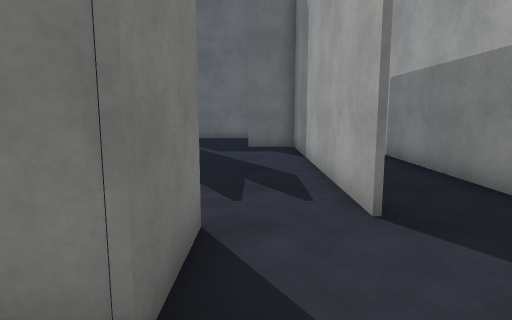
view 1 (above)

19 first-person views from a walk through a Unity game level. The camera is 1.3 m above the floor, tilts 8° down and sees 75° across. The floor is counted in squares, 1 m on a side. Each view is taken from the middle of a square. On the plan, view 1 faces up. The plan holds only what a view shows up to about 14 squares ahead; the rest is blank. The player is left out. Surface patterns are stand-ins for the level's own textures.

view 2
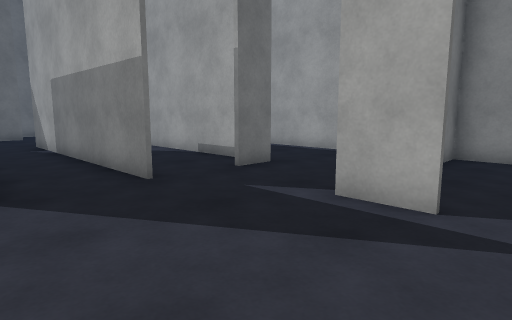

view 3
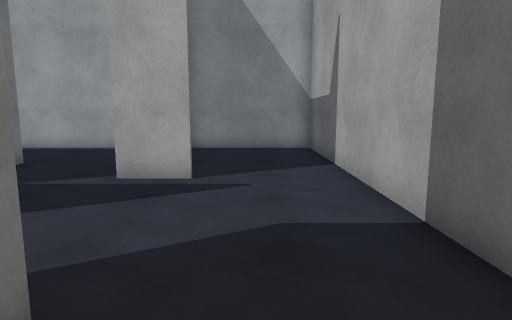

view 4
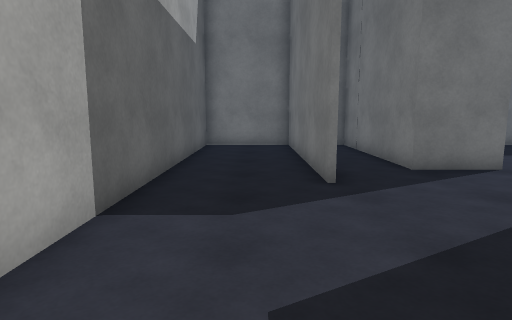

view 5
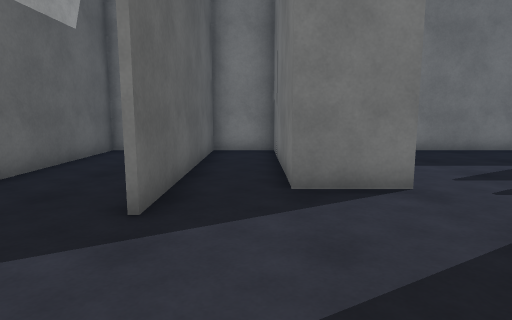

view 6
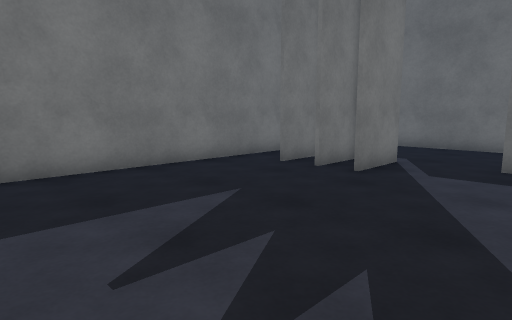

view 7
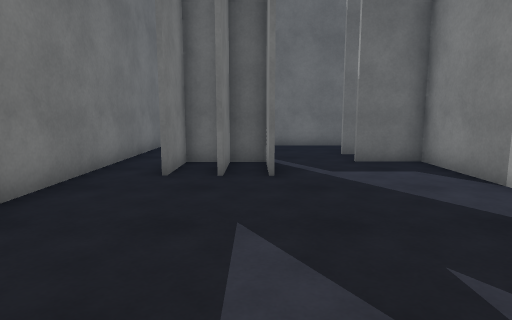

view 8
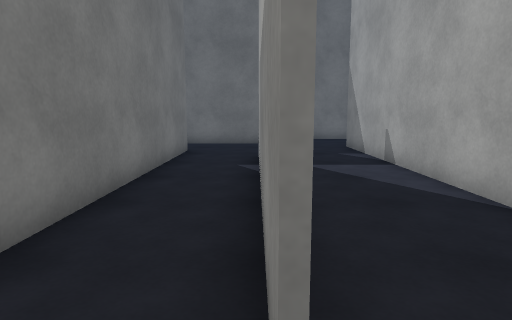

view 9
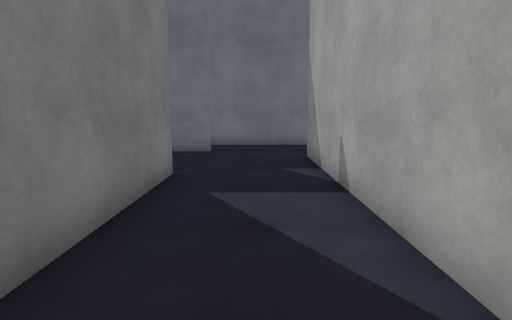

view 10
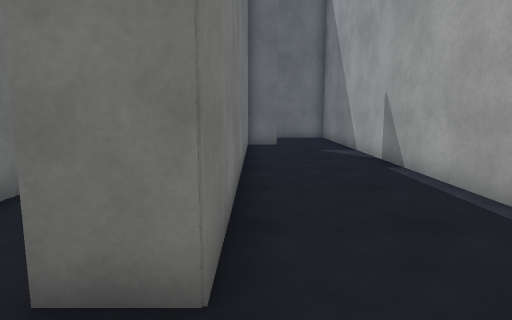

view 11
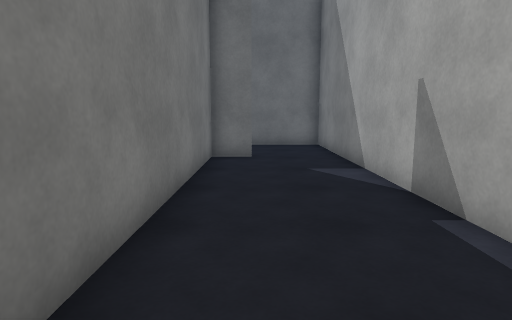

view 12
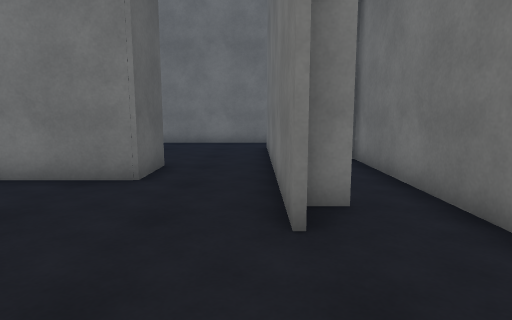

view 13
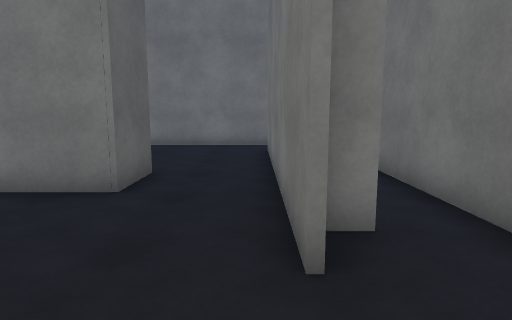

view 14
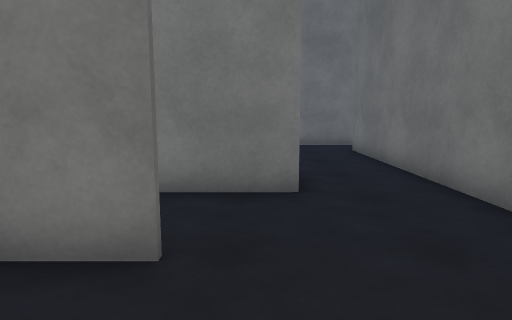

view 15
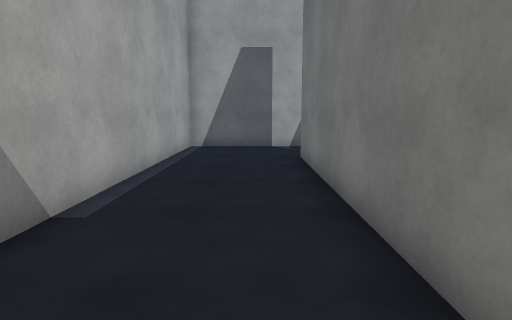

view 16
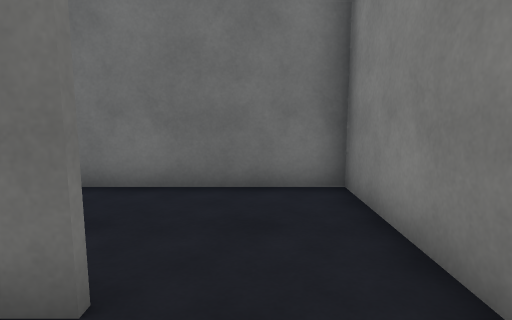

view 17
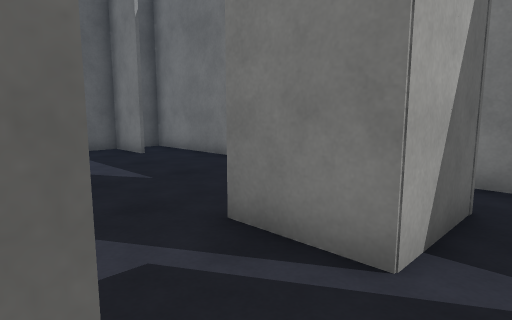

view 18
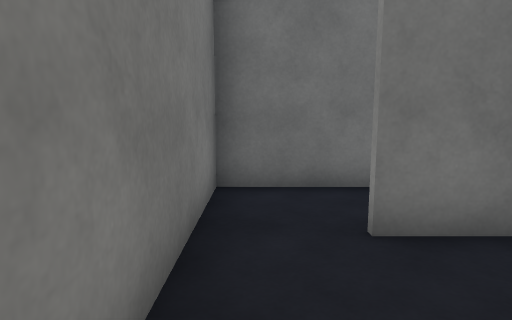

view 19
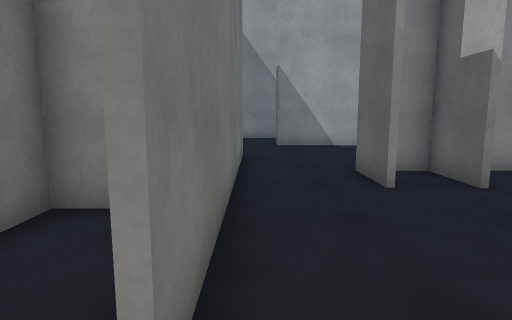

### Floor plan
Points are (right, up) in squares from view 1. A wall is a line through its corners. A room is listed if a view was taken in it or the views show most of it. See-through windows are left out.
Room 1 (views 1, 2, 3, 4, 5, 6, 8)
walls: (0.9, -0.6) (-6.7, -0.6) (-6.7, -4) (11.6, -4) (11.6, 1); (5.6, -0.8) (5.6, 0.9); (-0.6, 3.8) (-0.6, 1.6) (-6.8, 1.6); (11.6, 0.7) (10.6, 0.7); (-6.7, 2) (-6.7, -0.5) (0.9, -0.5)
ways out: opening at (0.5, 3.5) to room 2; opening at (4.7, 4.7) to room 3; opening at (7.5, 2.5) to room 3
Room 2 (view 7)
walls: (-4.9, 3.8) (-4.9, 1.6); (-2.6, 13.1) (-2.6, 10.9); (-3.7, 12.9) (-3.7, 10.9); (-6.7, 10.4) (-6.7, 2); (1.5, 4) (1.5, 13.9); (1.5, 12.9) (-0.4, 12.9); (-6.8, 1.8) (-4, 1.8)
ways out: opening at (0.5, 3.5) to room 1; opening at (-6, 10) to room 4; opening at (-1.5, 13) to room 4
Room 3 (views 9, 10, 11, 12, 13, 14, 15, 16)
walls: (4.2, 13.2) (4.2, 6.8); (8.9, 16) (7.7, 16) (7.7, 4.1) (6.4, 4.1); (4.5, 17.4) (-1.4, 17.4); (7.6, 5.4) (7.6, 16.1) (8.1, 16.1); (3.4, 18.4) (3.4, 17.6); (-0.4, 14.7) (1.6, 14.7) (1.6, 6); (4.1, 4.1) (4.1, 13.1); (7.1, 0.8) (11.6, 0.8); (11.6, 1) (11.6, 19.8) (-1, 19.8)
ways out: opening at (4.7, 4.7) to room 1; opening at (7.5, 2.5) to room 1; opening at (-0.5, 16.5) to room 4
Room 4 (views 17, 18, 19)
walls: (-5, 13.1) (-2.6, 13.1); (-1.4, 17.4) (-4.9, 17.4); (-6.7, 17.6) (-6.7, 10.4); (-0.4, 13.1) (1.5, 13.1); (0.2, 14.6) (-0.2, 14.6)
ways out: opening at (-6, 10) to room 2; opening at (-1.5, 13) to room 2; opening at (-0.5, 16.5) to room 3; opening at (-5.5, 18) to room 5
Room 5 (no view inside)
walls: (-1.6, 19) (-1.6, 19.9); (-1, 19.8) (-6.7, 19.8) (-6.7, 17.6)
ways out: opening at (-5.5, 18) to room 4

Where each view was taken, in squares from view 1:
view 1: 0 up, 0 right, facing up
view 2: 2 down, 1 right, facing up-right
view 3: 2 down, 1 left, facing right
view 4: 2 down, 7 right, facing left
view 5: 1 up, 5 right, facing left
view 6: 4 up, 1 right, facing up-left
view 7: 4 up, 3 left, facing up
view 8: 3 up, 4 right, facing up
view 9: 6 up, 6 right, facing up
view 10: 2 up, 8 right, facing up
view 11: 6 up, 9 right, facing up
view 12: 17 up, 8 right, facing left
view 13: 17 up, 7 right, facing left
view 14: 14 up, 7 right, facing left
view 15: 14 up, 9 right, facing down
view 16: 14 up, 10 right, facing up
view 17: 14 up, 0 right, facing down-left
view 18: 14 up, 6 left, facing up
view 19: 17 up, 6 left, facing right
